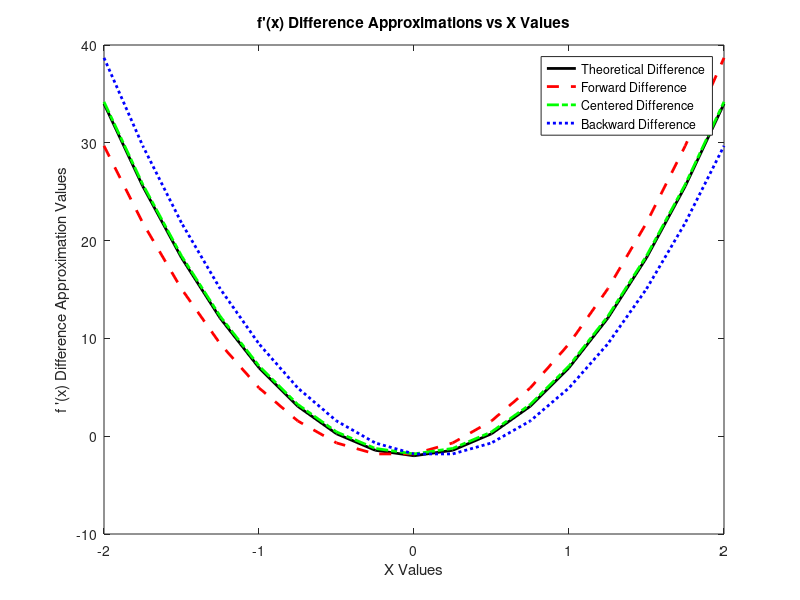

Recreate this plot in MATLAB.
% BME313L_Lab2_P3_ShaoPoHuang
% This program will 1) make four plots in the same graph for the three
% types of finite difference approximations and the theoretical difference
% and 2) generate a table of approximations and errors for each
% approximation type

h = 0.25; % initializes 'h' as a scalar equal to 0.25
x = -2:h:2; % initializes 'x' as an array of values from -2 to 2 with increments of 'h'
L = (2-(-2))/h + 1; % calculates the value of 'L'
i = 1; % initializes 'i' as a scalar equal to 1

% initializes y1, y2, y3, y4, y5, y6, y7, Eb, Ec, and Ef as arrays with 'L'
% number of zeros
y1 = zeros(1,L); 
y2 = zeros(1,L);
y3 = zeros(1,L);
y4 = zeros(1,L);
y5 = zeros(1,L);
y6 = zeros(1,L);
y7 = zeros(1,L);
Eb = zeros(1,L);
Ec = zeros(1,L);
Ef = zeros(1,L);

for a = -2:h:2 % for loop with index 'a' running from -2 to 2 at increments of 'h'
    
    first= 3*a^3-2*a+6; % calculates first (current) data point 
    next= 3*(a+h)^3-2*(a+h)+6; % calculates next data point
    prev = 3*(a-h)^3-2*(a-h)+6; % calculates previous data point
    
    % Forward
    y_f = (next - first)/h; % calculates forward difference approximations
    y1(i) = y_f; % stores forward approximations in y1
    
    % Centered
    y_c = (next - prev)/(2*h); % calculates centered difference approximations
    y2(i) = y_c; % stores centered approximations in y2
    
    % Backward
    y_b = (first - prev)/h; % calculates backward difference approximations
    y3(i) = y_b; % stores backward approximations in y3
    
    % Derivative
    f1 = 9*a^2-2; % calculates true derivative values
    y4(i) = f1; % stores derivative values in y4
    
    % Original Data Points
    y5(i) = first; % stores first (current) data points
    y6(i) = prev; % stores previous data points
    y7(i) = next; % stores next data points
    
    i = i+1;  % increment matrix index
end % ends for loop

for b = 1:L % for loop with index 'b' running from 1 to 'L'
    Eb(b) = 100*abs((y4(b)-y3(b))/y4(b)); % calculates and stores backward true relative errors in 'Eb'
    Ec(b) = 100*abs((y4(b)-y2(b))/y4(b)); % calculates and stores centered true relative errors in 'Ec'
    Ef(b) = 100*abs((y4(b)-y1(b))/y4(b)); % calculates and stores forward true relative errors in 'Ef'
end % ends for loop

plot(x, y4, 'k', 'LineWidth', 2) % plots y4 vs x
hold on % retains existing graph
plot(x, y1, '--r', 'LineWidth', 2) % plots y1 vs x
plot(x, y2, '-.g', 'LineWidth', 2) % plots y2 vs x
plot(x, y3, ':b', 'LineWidth', 2) % plots y3 vs x
title('f''(x) Difference Approximations vs X Values') % title of plot
xlabel('X Values') % x-axis label
ylabel('f ''(x) Difference Approximation Values') % y-axis label
legend('Theoretical Difference', 'Forward Difference', 'Centered Difference', 'Backward Difference') % plot legend
hold off % terminates graphing process for existing plot

t = {'x' 'f(x)' 'f(x-1)' 'f(x+1)' 'f''(x)theory' 'f''(x)back' 'Eback(%)' 'f''(x)cent' 'Ecent(%)' 'f''(x)forw' 'Eforw(%)'}; % sets column headings for table
fprintf('   %s   ', t{1:end}); % prints column headings with equal spacing in table 
fprintf('\n----------------------------------------------------------------------------------------------------------------------------------------------\n');
    % prints dashed line under column headings
T = [x; y5; y6; y7; y4; y3; Eb; y2; Ec; y1; Ef]; % concatenates x, y1-7, Eb, Ec, and Ef arrays in 'T' matrix
fprintf('%6.3f %8.3f %10.3f %11.3f %13.3f %16.3f %13.3f %13.3f %13.3f %14.3f %14.3f\n', T); % prints elements in 'T' matrix in table format

